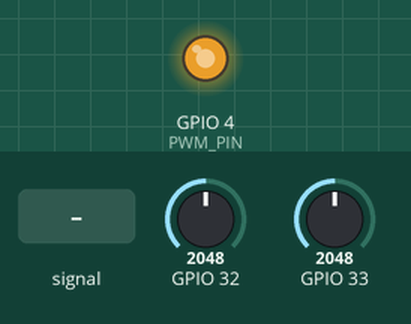
This program was run on a simulated ESP32-S3. On the bench: output pins drawn as LEDs (lit = HIGH). The test bench sets the inputs (shaded band); at power-on: GPIO 32 = 2048, GPIO 33 = 2048. What the program prints to the serial monitor is not drawn.

Above: at 0.41 s.
Timing chart, 0 to 0.3 s (numbered marks = the images above; inputs shaded):
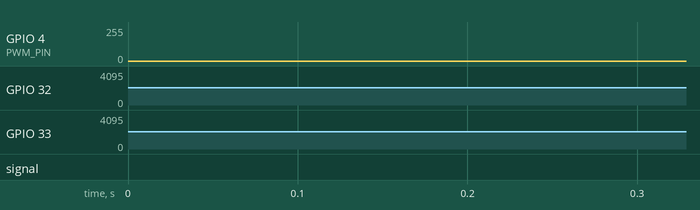

The program:

main.cpp
```cpp
#include <Arduino.h>
#include "SineGenerator.h"
#include "AdcSampler.h"

#define PWM_CHANNEL 0
#define PWM_PIN     4
#define PWM_FREQ    100000
#define PWM_RES     8

// Buffere locale in care copiem datele din AdcSampler pentru procesare
static int vinLocal[ADC_BUF_SIZE];
static int voutLocal[ADC_BUF_SIZE];

static uint32_t sampleCounter = 0;

void setup() {
  Serial.begin(921600);   // 921600 necesar pentru Teleplot la 10kHz sampling
  while (!Serial) delay(10);
  Serial.println("-Serial initialized");

  if (generateSineWave(PWM_PIN, PWM_FREQ, PWM_RES, PWM_CHANNEL)) {
    Serial.println("-PWM generation started on pin " + String(PWM_PIN) +
                   " at " + String(PWM_FREQ) + " Hz, " + String(PWM_RES) + " bits");
  } else {
    Serial.println("-ERROR: Failed to generate sine wave");
  }

  adcSamplerInit();
  Serial.println("-ADC sampler initialized (10kHz, buf=" + String(ADC_BUF_SIZE) + ")");
}
void loop() {
  int readyBuf = adcGetReadyBufIndex();
  if (readyBuf == -1) return;  // niciun buffer gata, revenim imediat

  adcGetBuffer(readyBuf, vinLocal, voutLocal);
  adcReleaseBuffer(readyBuf);

  for (int i = 0; i < ADC_BUF_SIZE; i++) {

    Serial.print(">Vin:");
    Serial.print(sampleCounter);
    Serial.print(":");
    Serial.println(vinLocal[i]);
    Serial.print(">Vout:");
    Serial.print(sampleCounter);
    Serial.print(":");
    Serial.println(voutLocal[i]);
    sampleCounter++;
  }
}
```

AdcSampler.h
```cpp
#pragma once
#include <Arduino.h>

// ─── Config ────────────────────────────────────────────────
#define ADC_BUF_SIZE   200      // 200 samples = 20 perioade la 10kHz sampling
#define ADC_SAMPLE_US  100      // 100us intre samples = 10kHz frecventa de esantionare
#define ADC_VIN_PIN    5        // unused
#define ADC_VOUT_PIN   6        // unused
// ───────────────────────────────────────────────────────────

void adcSamplerInit();

// returns index of ready buffer (0 or 1), -1 if neither are ready
int  adcGetReadyBufIndex();

// Copies ADC buffers in specified arrays
// vinOut and voutOut must have at least ADC_BUF_SIZE elements
void adcGetBuffer(int bufIdx, int* vinOut, int* voutOut);

//Frees buffer after processing. ISR can write in it again
void adcReleaseBuffer(int bufIdx);
```

SineGenerator.h
```cpp
#ifndef SINE_GENERATOR_H
#define SINE_GENERATOR_H

#include <Arduino.h>

bool generateSineWave(uint8_t pin, uint32_t frequency, uint8_t resolution, uint8_t channel = 0);

#endif
```

AdcSampler.cpp
```cpp
#include "AdcSampler.h"
#include "driver/adc.h"
// ─── Buffere duble ───────────────────────────────────────────────
// ISR scrie in activeBuf. Cand e plin, marcheaza ready si trece la celalalt.
// main.cpp citeste din bufferul marcat ready fara conflict cu ISR-ul.
// ────────────────────────────────────────────────────────────────
static volatile int  vinBuf[2][ADC_BUF_SIZE];
static volatile int  voutBuf[2][ADC_BUF_SIZE];
static volatile bool bufReady[2]  = {false, false};
static volatile int  activeBuf    = 0;    // bufferul in care scrie ISR-ul acum
static volatile int  writeIdx     = 0;    // pozitia curenta in activeBuf

static hw_timer_t*   adcTimer     = NULL;

//
void IRAM_ATTR onAdcTimer() {
  if (bufReady[activeBuf]) return;

  vinBuf[activeBuf][writeIdx]  = adc1_get_raw(ADC1_CHANNEL_4); // GPIO5
  voutBuf[activeBuf][writeIdx] = adc1_get_raw(ADC1_CHANNEL_5); // GPIO6

  writeIdx++;
  if (writeIdx >= ADC_BUF_SIZE) {
    bufReady[activeBuf] = true;
    activeBuf = 1 - activeBuf;
    writeIdx  = 0;
  }
}
//

void adcSamplerInit() {
  adc1_config_width(ADC_WIDTH_BIT_12); //seteaza rezolutia de 12 biti
  adc1_config_channel_atten(ADC1_CHANNEL_4, ADC_ATTEN_DB_12); // GPIO5
  adc1_config_channel_atten(ADC1_CHANNEL_5, ADC_ATTEN_DB_12); // GPIO6

  adcTimer = timerBegin(1, 80, true);
  timerAttachInterrupt(adcTimer, &onAdcTimer, true);
  timerAlarmWrite(adcTimer, ADC_SAMPLE_US, true);
  timerAlarmEnable(adcTimer);
}
int adcGetReadyBufIndex() {
  if (bufReady[0]) return 0;
  if (bufReady[1]) return 1;
  return -1;
}

void adcGetBuffer(int bufIdx, int* vinOut, int* voutOut) {
  for (int i = 0; i < ADC_BUF_SIZE; i++) {
    vinOut[i]  = vinBuf[bufIdx][i];
    voutOut[i] = voutBuf[bufIdx][i];
  }
}

void adcReleaseBuffer(int bufIdx) {
  bufReady[bufIdx] = false;
}


// varianta cu analogRead() mai jos -- era prea inceata

// // ─── ISR ─────────────────────────────────────────────────────────
// void IRAM_ATTR onAdcTimer() {
//   // Daca bufferul activ nu a fost inca eliberat de main, sarim sample-ul
//   // (mai bine pierdem un sample decat sa scriem peste date necitite)
//   if (bufReady[activeBuf]) return;

//   vinBuf[activeBuf][writeIdx]  = analogRead(ADC_VIN_PIN);
//   voutBuf[activeBuf][writeIdx] = analogRead(ADC_VOUT_PIN);
//   // NOTA: Δt intre cele doua analogRead este ~15µs → eroare de faza ~5.4°
//   // Aceasta valoare fixa va fi compensata software in faza de calcul

//   writeIdx++;

//   if (writeIdx >= ADC_BUF_SIZE) {
//     bufReady[activeBuf] = true;
//     activeBuf = 1 - activeBuf;   // flip: 0→1 sau 1→0
//     writeIdx  = 0;
//   }
// }
```

SineGenerator.cpp
```cpp
#include <Arduino.h>
#include "SineGenerator.h"

#define SAMPLES 100


int sinTable[SAMPLES];
volatile int sampleIndex = 0;

hw_timer_t *timer = NULL;

// valoare provizorie inaite de a primi canalul ca parametru
uint8_t activePwmChannel = 0;

// punem in IRAM functia de intrerupere ca sa fie rapida
void IRAM_ATTR onTimer(){
  ledcWrite(activePwmChannel, sinTable[sampleIndex]);
  sampleIndex++;

  if (sampleIndex >= SAMPLES){
    sampleIndex = 0;
  }
}

bool generateSineWave(uint8_t pin, uint32_t freq, uint8_t resolution, uint8_t channel) {


  // input validation starting

  if (resolution < 1 || resolution > 16) {
    return false;
  }

  // ESP32-S3 low-speed LEDC uses 40 MHz XTAL clock
  // Max frequency = clock_freq / (2^resolution)
  const uint32_t LEDC_CLOCK_FREQ = 40000000;
  uint32_t maxFreq = LEDC_CLOCK_FREQ / (1 << resolution);

  if (freq > maxFreq) {
    return false;
  }

  if (freq == 0) {
    return false;
  }

  // input validation ending

  activePwmChannel = channel;

  for (int i = 0; i < SAMPLES; i++) {
    float angle = (2.0 * PI * i) / SAMPLES;  // [0, 2*PI] normat la sample ca sa fie intre 0-255
    sinTable[i] = (int)(127.5 + 90 * sin(angle)); // intre 20% - 80% [51,204] amplitudine sinus
  }

  ledcSetup(channel, freq, resolution);
  ledcAttachPin(pin, channel);


  //-----------------------------------
  // -------TIMER INITIALIZATION-------
  //-----------------------------------
  // semnal 1khz (1000 perioade pe secunda)
  // => esantionam in 100 de puncte
  // => un esantion la fiecare 1/(1000*100) secunde (10 microsecunde/esantion)
  // aici setam alarma timerului
  //-----------------------------------


  // ceasul default este de 80 Mhz -- divider 80 ca sa ramana 1Mhz (1 microsecunda)
  timer = timerBegin(0, 80, true);
  timerAttachInterrupt(timer, &onTimer, true);
  timerAlarmWrite(timer, 10, true);
  timerAlarmEnable(timer);

  return true;
}
```
